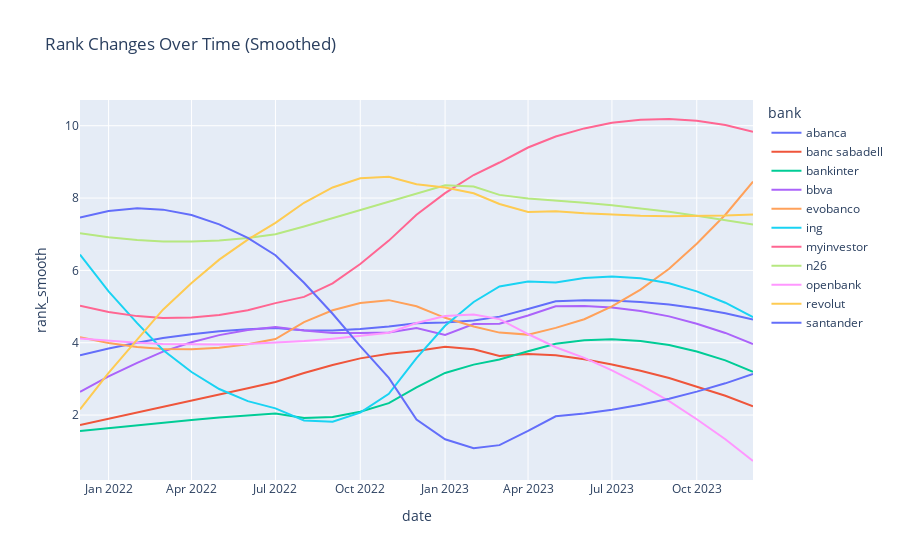

Here is the notebook cell this chart was saved with:
### Code cell
# Filter banks with non-zero rank
rank_banks = data.loc[data['rank'] != 0, 'bank'].unique()
plot_data = data[data['bank'].isin(rank_banks)]

smoothed_data = plot_data.groupby('bank').apply(lambda x: apply_savgol_filter(x, 'rank')).reset_index(drop=True)

# Plot the smoothed data
fig = px.line(smoothed_data, x='date', y='rank_smooth', color='bank', title=f'Rank Changes Over Time (Smoothed)')
fig.show()

### Figure 1 — Plotly figure (JSON) as saved in the notebook; plotly's stock layout.template omitted (floating-point values rounded to 4 significant figures)
{"data": [{"hovertemplate": "bank=abanca<br>date=%{x}<br>rank_smooth=%{y}<extra></extra>", "legendgroup": "abanca", "line": {"color": "#636efa", "dash": "solid"}, "marker": {"symbol": "circle"}, "mode": "lines", "name": "abanca", "orientation": "v", "showlegend": true, "type": "scatter", "x": ["2021-12-01", "2022-01-01", "2022-02-01", "2022-03-01", "2022-04-01", "2022-05-01", "2022-06-01", "2022-07-01", "2022-08-01", "2022-09-01", "2022-10-01", "2022-11-01", "2022-12-01", "2023-01-01", "2023-02-01", "2023-03-01", "2023-04-01", "2023-05-01", "2023-06-01", "2023-07-01", "2023-08-01", "2023-09-01", "2023-10-01", "2023-11-01", "2023-12-01"], "xaxis": "x", "y": [3.654, 3.838, 3.997, 4.129, 4.237, 4.318, 4.374, 4.405, 4.345, 4.34, 4.38, 4.451, 4.541, 4.559, 4.612, 4.722, 4.933, 5.145, 5.172, 5.167, 5.128, 5.056, 4.952, 4.814, 4.644], "yaxis": "y"}, {"hovertemplate": "bank=banc sabadell<br>date=%{x}<br>rank_smooth=%{y}<extra></extra>", "legendgroup": "banc sabadell", "line": {"color": "#EF553B", "dash": "solid"}, "marker": {"symbol": "circle"}, "mode": "lines", "name": "banc sabadell", "orientation": "v", "showlegend": true, "type": "scatter", "x": ["2021-12-01", "2022-01-01", "2022-02-01", "2022-03-01", "2022-04-01", "2022-05-01", "2022-06-01", "2022-07-01", "2022-08-01", "2022-09-01", "2022-10-01", "2022-11-01", "2022-12-01", "2023-01-01", "2023-02-01", "2023-03-01", "2023-04-01", "2023-05-01", "2023-06-01", "2023-07-01", "2023-08-01", "2023-09-01", "2023-10-01", "2023-11-01", "2023-12-01"], "xaxis": "x", "y": [1.725, 1.895, 2.065, 2.235, 2.405, 2.575, 2.744, 2.913, 3.162, 3.385, 3.568, 3.694, 3.774, 3.886, 3.819, 3.631, 3.688, 3.655, 3.542, 3.399, 3.227, 3.025, 2.794, 2.533, 2.243], "yaxis": "y"}, {"hovertemplate": "bank=bankinter<br>date=%{x}<br>rank_smooth=%{y}<extra></extra>", "legendgroup": "bankinter", "line": {"color": "#00cc96", "dash": "solid"}, "marker": {"symbol": "circle"}, "mode": "lines", "name": "bankinter", "orientation": "v", "showlegend": true, "type": "scatter", "x": ["2021-12-01", "2022-01-01", "2022-02-01", "2022-03-01", "2022-04-01", "2022-05-01", "2022-06-01", "2022-07-01", "2022-08-01", "2022-09-01", "2022-10-01", "2022-11-01", "2022-12-01", "2023-01-01", "2023-02-01", "2023-03-01", "2023-04-01", "2023-05-01", "2023-06-01", "2023-07-01", "2023-08-01", "2023-09-01", "2023-10-01", "2023-11-01", "2023-12-01"], "xaxis": "x", "y": [1.56, 1.644, 1.723, 1.797, 1.866, 1.931, 1.99, 2.045, 1.92, 1.946, 2.092, 2.329, 2.767, 3.164, 3.395, 3.538, 3.763, 3.973, 4.067, 4.093, 4.05, 3.939, 3.759, 3.511, 3.194], "yaxis": "y"}, {"hovertemplate": "bank=bbva<br>date=%{x}<br>rank_smooth=%{y}<extra></extra>", "legendgroup": "bbva", "line": {"color": "#ab63fa", "dash": "solid"}, "marker": {"symbol": "circle"}, "mode": "lines", "name": "bbva", "orientation": "v", "showlegend": true, "type": "scatter", "x": ["2021-12-01", "2022-01-01", "2022-02-01", "2022-03-01", "2022-04-01", "2022-05-01", "2022-06-01", "2022-07-01", "2022-08-01", "2022-09-01", "2022-10-01", "2022-11-01", "2022-12-01", "2023-01-01", "2023-02-01", "2023-03-01", "2023-04-01", "2023-05-01", "2023-06-01", "2023-07-01", "2023-08-01", "2023-09-01", "2023-10-01", "2023-11-01", "2023-12-01"], "xaxis": "x", "y": [2.641, 3.07, 3.441, 3.755, 4.012, 4.211, 4.352, 4.436, 4.339, 4.267, 4.266, 4.283, 4.406, 4.214, 4.515, 4.527, 4.754, 5.008, 5.018, 4.975, 4.878, 4.729, 4.526, 4.271, 3.962], "yaxis": "y"}, {"hovertemplate": "bank=evobanco<br>date=%{x}<br>rank_smooth=%{y}<extra></extra>", "legendgroup": "evobanco", "line": {"color": "#FFA15A", "dash": "solid"}, "marker": {"symbol": "circle"}, "mode": "lines", "name": "evobanco", "orientation": "v", "showlegend": true, "type": "scatter", "x": ["2021-12-01", "2022-01-01", "2022-02-01", "2022-03-01", "2022-04-01", "2022-05-01", "2022-06-01", "2022-07-01", "2022-08-01", "2022-09-01", "2022-10-01", "2022-11-01", "2022-12-01", "2023-01-01", "2023-02-01", "2023-03-01", "2023-04-01", "2023-05-01", "2023-06-01", "2023-07-01", "2023-08-01", "2023-09-01", "2023-10-01", "2023-11-01", "2023-12-01"], "xaxis": "x", "y": [4.151, 3.991, 3.882, 3.824, 3.817, 3.861, 3.956, 4.102, 4.567, 4.896, 5.096, 5.177, 5.007, 4.689, 4.446, 4.28, 4.224, 4.411, 4.65, 5.002, 5.467, 6.045, 6.736, 7.539, 8.456], "yaxis": "y"}, {"hovertemplate": "bank=ing<br>date=%{x}<br>rank_smooth=%{y}<extra></extra>", "legendgroup": "ing", "line": {"color": "#19d3f3", "dash": "solid"}, "marker": {"symbol": "circle"}, "mode": "lines", "name": "ing", "orientation": "v", "showlegend": true, "type": "scatter", "x": ["2021-12-01", "2022-01-01", "2022-02-01", "2022-03-01", "2022-04-01", "2022-05-01", "2022-06-01", "2022-07-01", "2022-08-01", "2022-09-01", "2022-10-01", "2022-11-01", "2022-12-01", "2023-01-01", "2023-02-01", "2023-03-01", "2023-04-01", "2023-05-01", "2023-06-01", "2023-07-01", "2023-08-01", "2023-09-01", "2023-10-01", "2023-11-01", "2023-12-01"], "xaxis": "x", "y": [6.437, 5.421, 4.541, 3.798, 3.19, 2.719, 2.384, 2.185, 1.852, 1.817, 2.067, 2.587, 3.576, 4.469, 5.127, 5.554, 5.689, 5.663, 5.79, 5.829, 5.78, 5.644, 5.419, 5.106, 4.705], "yaxis": "y"}, {"hovertemplate": "bank=myinvestor<br>date=%{x}<br>rank_smooth=%{y}<extra></extra>", "legendgroup": "myinvestor", "line": {"color": "#FF6692", "dash": "solid"}, "marker": {"symbol": "circle"}, "mode": "lines", "name": "myinvestor", "orientation": "v", "showlegend": true, "type": "scatter", "x": ["2021-12-01", "2022-01-01", "2022-02-01", "2022-03-01", "2022-04-01", "2022-05-01", "2022-06-01", "2022-07-01", "2022-08-01", "2022-09-01", "2022-10-01", "2022-11-01", "2022-12-01", "2023-01-01", "2023-02-01", "2023-03-01", "2023-04-01", "2023-05-01", "2023-06-01", "2023-07-01", "2023-08-01", "2023-09-01", "2023-10-01", "2023-11-01", "2023-12-01"], "xaxis": "x", "y": [5.021, 4.847, 4.736, 4.685, 4.696, 4.768, 4.901, 5.095, 5.267, 5.643, 6.176, 6.824, 7.538, 8.138, 8.637, 8.983, 9.397, 9.703, 9.926, 10.08, 10.17, 10.19, 10.14, 10.02, 9.832], "yaxis": "y"}, {"hovertemplate": "bank=n26<br>date=%{x}<br>rank_smooth=%{y}<extra></extra>", "legendgroup": "n26", "line": {"color": "#B6E880", "dash": "solid"}, "marker": {"symbol": "circle"}, "mode": "lines", "name": "n26", "orientation": "v", "showlegend": true, "type": "scatter", "x": ["2021-12-01", "2022-01-01", "2022-02-01", "2022-03-01", "2022-04-01", "2022-05-01", "2022-06-01", "2022-07-01", "2022-08-01", "2022-09-01", "2022-10-01", "2022-11-01", "2022-12-01", "2023-01-01", "2023-02-01", "2023-03-01", "2023-04-01", "2023-05-01", "2023-06-01", "2023-07-01", "2023-08-01", "2023-09-01", "2023-10-01", "2023-11-01", "2023-12-01"], "xaxis": "x", "y": [7.025, 6.914, 6.839, 6.8, 6.796, 6.829, 6.896, 7.0, 7.214, 7.443, 7.675, 7.903, 8.118, 8.357, 8.317, 8.088, 7.987, 7.936, 7.873, 7.8, 7.715, 7.619, 7.513, 7.395, 7.267], "yaxis": "y"}, {"hovertemplate": "bank=openbank<br>date=%{x}<br>rank_smooth=%{y}<extra></extra>", "legendgroup": "openbank", "line": {"color": "#FF97FF", "dash": "solid"}, "marker": {"symbol": "circle"}, "mode": "lines", "name": "openbank", "orientation": "v", "showlegend": true, "type": "scatter", "x": ["2021-12-01", "2022-01-01", "2022-02-01", "2022-03-01", "2022-04-01", "2022-05-01", "2022-06-01", "2022-07-01", "2022-08-01", "2022-09-01", "2022-10-01", "2022-11-01", "2022-12-01", "2023-01-01", "2023-02-01", "2023-03-01", "2023-04-01", "2023-05-01", "2023-06-01", "2023-07-01", "2023-08-01", "2023-09-01", "2023-10-01", "2023-11-01", "2023-12-01"], "xaxis": "x", "y": [4.12, 4.052, 4.001, 3.966, 3.949, 3.949, 3.965, 3.998, 4.046, 4.112, 4.19, 4.275, 4.547, 4.738, 4.78, 4.654, 4.241, 3.875, 3.58, 3.233, 2.835, 2.386, 1.885, 1.333, 0.7295], "yaxis": "y"}, {"hovertemplate": "bank=revolut<br>date=%{x}<br>rank_smooth=%{y}<extra></extra>", "legendgroup": "revolut", "line": {"color": "#FECB52", "dash": "solid"}, "marker": {"symbol": "circle"}, "mode": "lines", "name": "revolut", "orientation": "v", "showlegend": true, "type": "scatter", "x": ["2021-12-01", "2022-01-01", "2022-02-01", "2022-03-01", "2022-04-01", "2022-05-01", "2022-06-01", "2022-07-01", "2022-08-01", "2022-09-01", "2022-10-01", "2022-11-01", "2022-12-01", "2023-01-01", "2023-02-01", "2023-03-01", "2023-04-01", "2023-05-01", "2023-06-01", "2023-07-01", "2023-08-01", "2023-09-01", "2023-10-01", "2023-11-01", "2023-12-01"], "xaxis": "x", "y": [2.158, 3.168, 4.087, 4.914, 5.651, 6.297, 6.852, 7.315, 7.869, 8.293, 8.546, 8.59, 8.383, 8.29, 8.131, 7.837, 7.614, 7.635, 7.578, 7.536, 7.509, 7.496, 7.498, 7.515, 7.546], "yaxis": "y"}, {"hovertemplate": "bank=santander<br>date=%{x}<br>rank_smooth=%{y}<extra></extra>", "legendgroup": "santander", "line": {"color": "#636efa", "dash": "solid"}, "marker": {"symbol": "circle"}, "mode": "lines", "name": "santander", "orientation": "v", "showlegend": true, "type": "scatter", "x": ["2021-12-01", "2022-01-01", "2022-02-01", "2022-03-01", "2022-04-01", "2022-05-01", "2022-06-01", "2022-07-01", "2022-08-01", "2022-09-01", "2022-10-01", "2022-11-01", "2022-12-01", "2023-01-01", "2023-02-01", "2023-03-01", "2023-04-01", "2023-05-01", "2023-06-01", "2023-07-01", "2023-08-01", "2023-09-01", "2023-10-01", "2023-11-01", "2023-12-01"], "xaxis": "x", "y": [7.46, 7.644, 7.717, 7.68, 7.531, 7.272, 6.902, 6.421, 5.66, 4.801, 3.904, 3.026, 1.874, 1.329, 1.082, 1.168, 1.56, 1.967, 2.041, 2.147, 2.283, 2.451, 2.648, 2.877, 3.137], "yaxis": "y"}], "layout": {"legend": {"title": {"text": "bank"}, "tracegroupgap": 0}, "title": {"text": "Rank Changes Over Time (Smoothed)"}, "xaxis": {"anchor": "y", "domain": [0, 1], "title": {"text": "date"}}, "yaxis": {"anchor": "x", "domain": [0, 1], "title": {"text": "rank_smooth"}}}}
